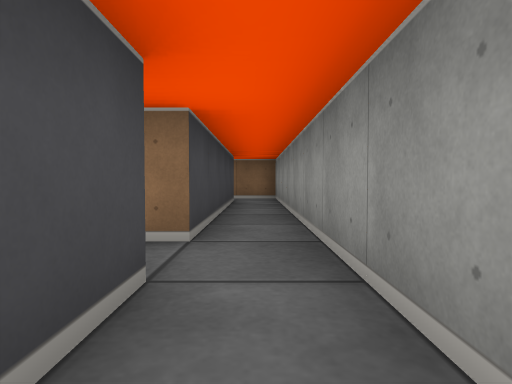
view 1 (above)

24 first-person views from a walk through a cub3D level. The camera is about half as high as the walls, tilts 2° down and sees 75° across. The floor is counted in squares. Each view is taken from the middle of a square. On the plan, view 1 faces up. The plan holds only what a view shows up to about 9 squares ahead; the rest is blank.

view 2
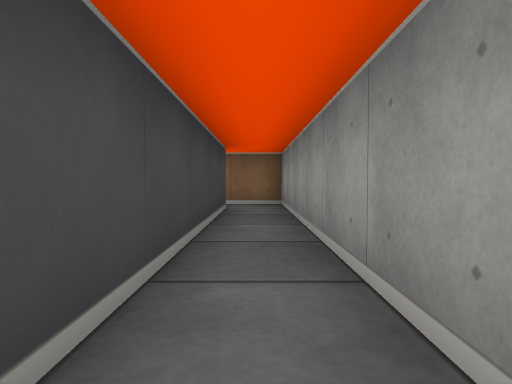

view 3
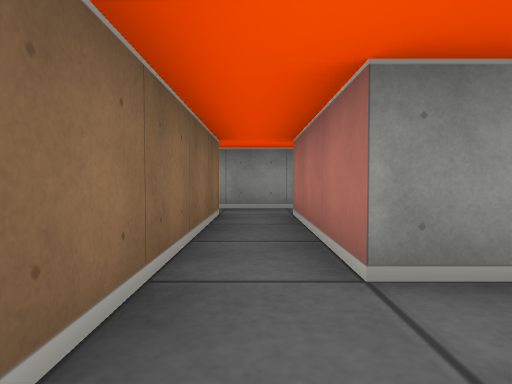

view 4
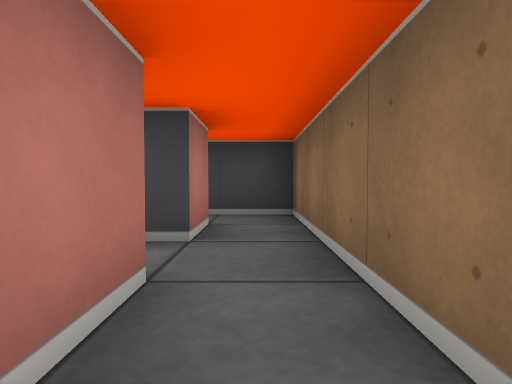

view 5
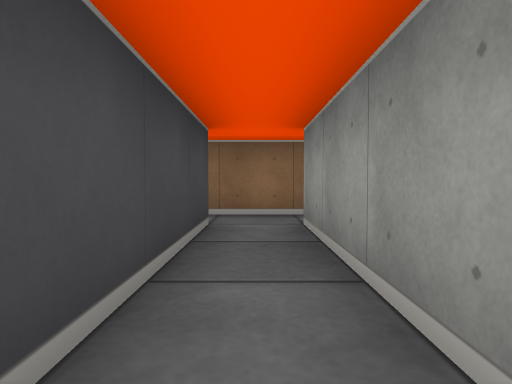

view 6
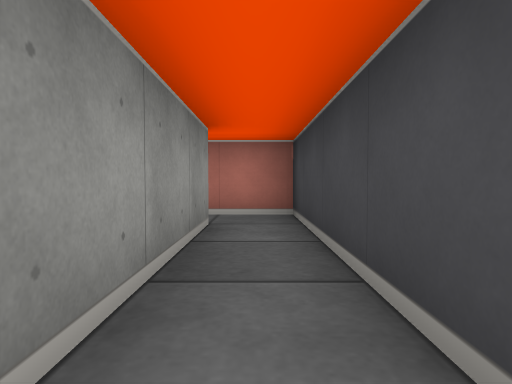

view 7
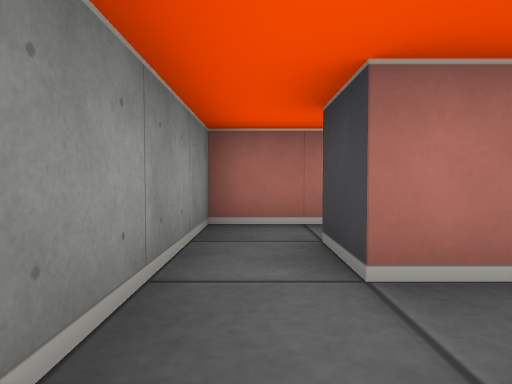

view 8
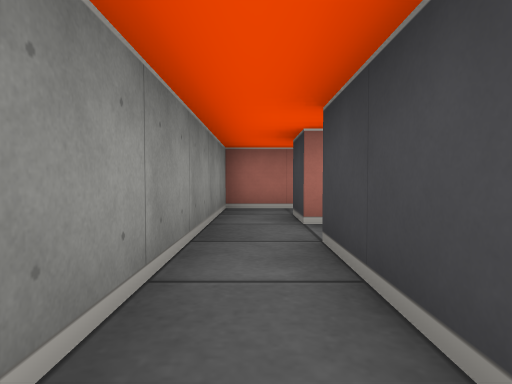

view 9
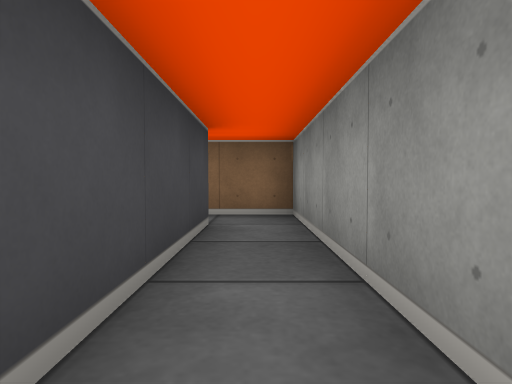

view 10
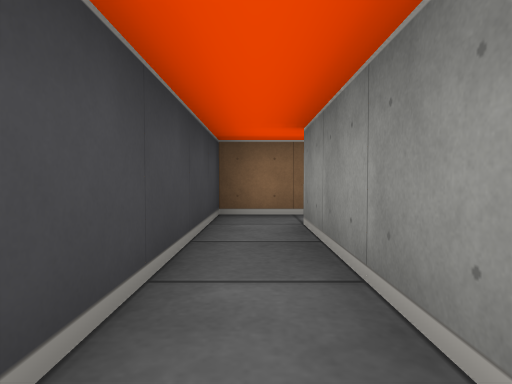

view 11
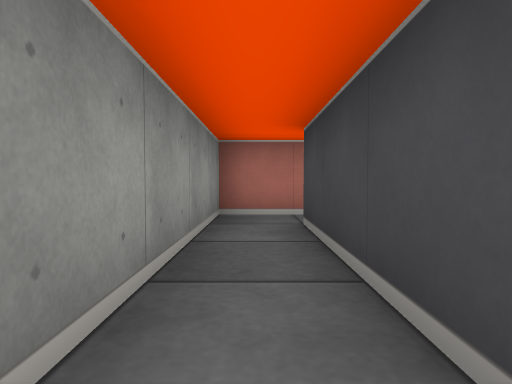

view 12
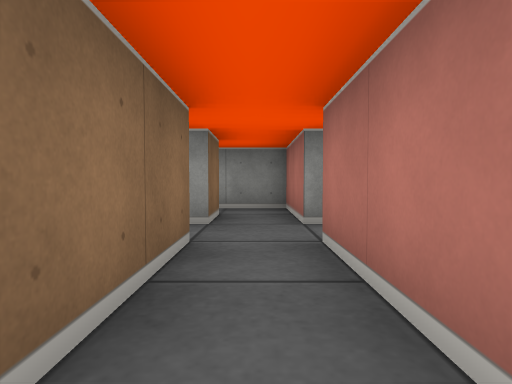

view 13
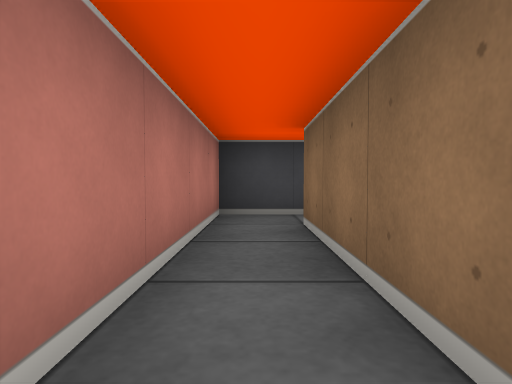

view 14
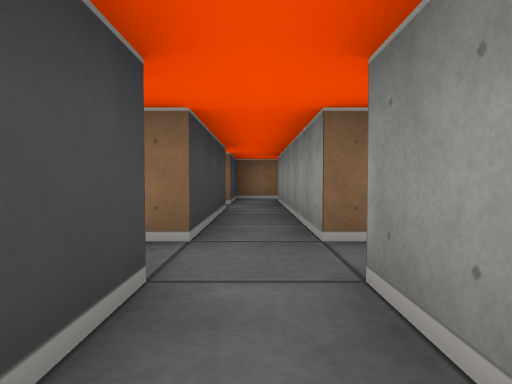

view 15
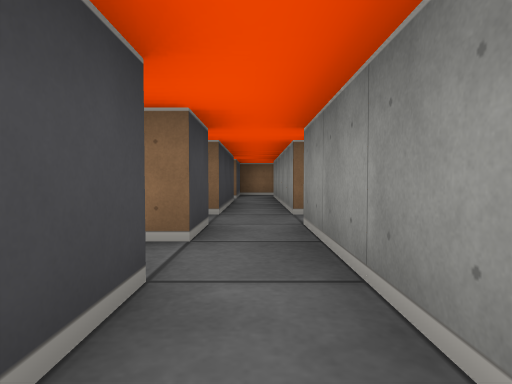

view 16
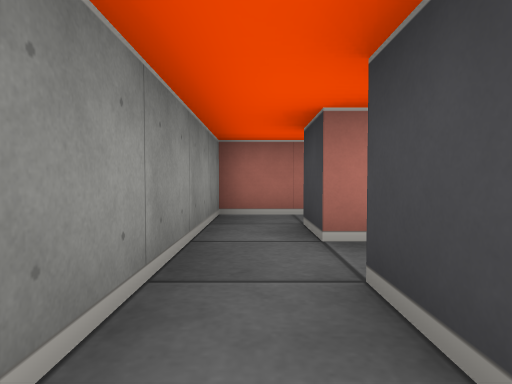

view 17
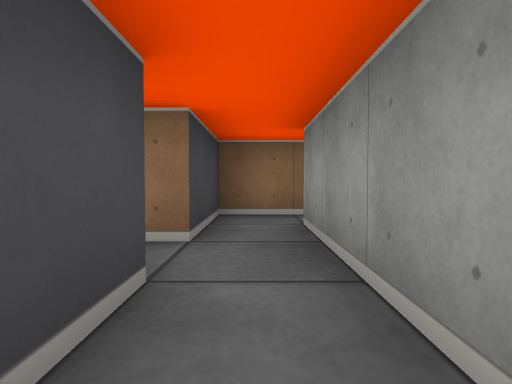

view 18
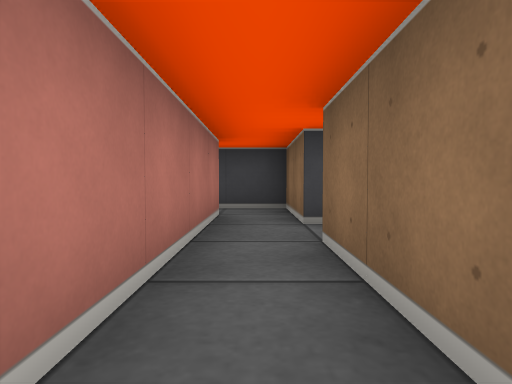

view 19
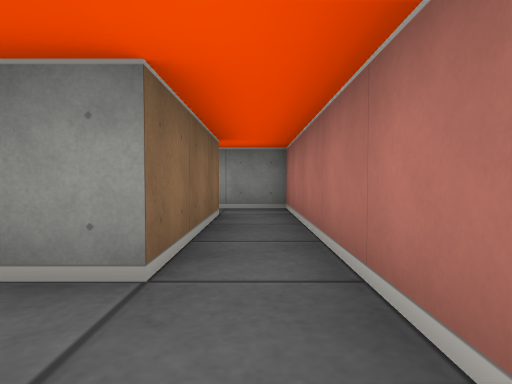

view 20
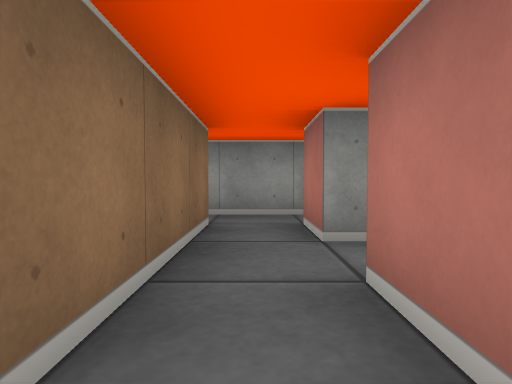

view 21
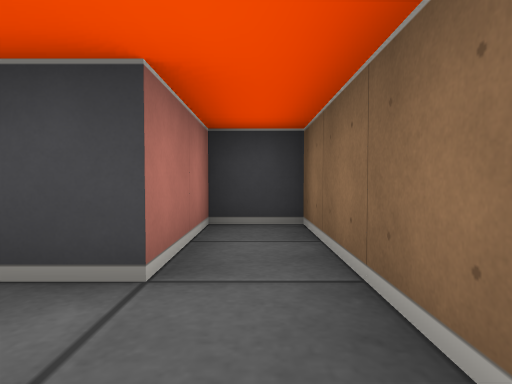

view 22
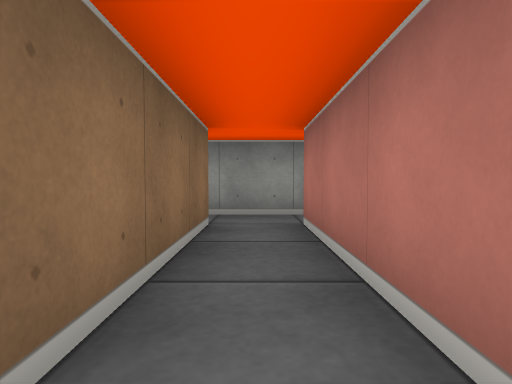

view 23
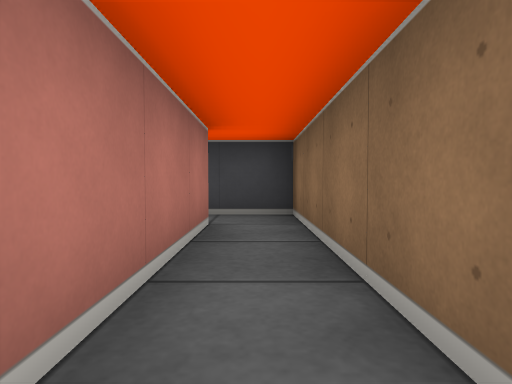

view 24
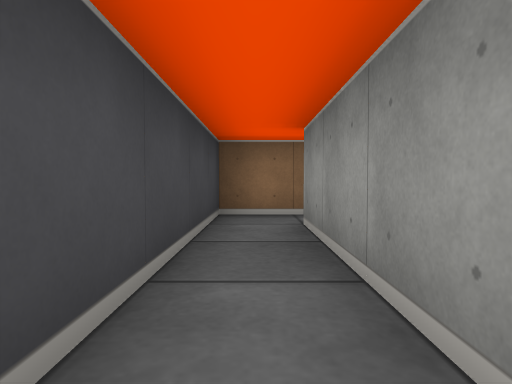

### Floor plan
Points are (right, up) in squares from view 1. A wall is a line through its corners. A room is listed if a view was taken in it or the views show most of it. See-through windows are left out.
Room 1 (view 1)
walls: (-0.8, -0.5) (0.5, -0.5) (0.5, 1.5); (-0.5, 1.5) (-0.5, 0.5)
ways out: opening at (0, 1) to room 2
Room 2 (views 2, 4, 7, 8, 9)
walls: (0.5, 1.5) (0.5, 7.5); (-0.5, 7.5) (-0.5, 2.5) (-3.5, 2.5); (-3.5, 1.5) (-0.5, 1.5)
ways out: opening at (0, 1) to room 1; opening at (-4, 2) to room 4; opening at (0, 7)
Room 3 (views 3, 10, 11)
walls: (-7.5, -2.5) (-5.5, -2.5) (-5.5, 1.5) (-4.5, 1.5); (-4.5, 2.5) (-6.5, 2.5) (-6.5, -1.5) (-7.5, -1.5)
ways out: opening at (-5, 2) to room 4; opening at (-7, -2) to room 5
Room 4 (views 5, 6)
walls: (-4.5, 1.5) (-4.5, -2.5) (-3.2, -2.5); (-3.5, -1.5) (-3.5, 1.5); (-3.5, 2.5) (-4.5, 2.5)
ways out: opening at (-4, 2) to room 2; opening at (-5, 2) to room 3; opening at (-3, -2)
Room 5 (views 12, 13, 16, 17, 21)
walls: (-7.5, -1.5) (-7.5, 3.5); (-9.5, 1.5) (-8.5, 1.5) (-8.5, -1.5) (-11.5, -1.5); (-8.5, 3.5) (-8.5, 2.5) (-9.5, 2.5); (-12.5, -1.2) (-12.5, -2.5) (-8.5, -2.5)
ways out: opening at (-7, -2) to room 3; opening at (-8, -3) to room 6; opening at (-9, 2) to room 9; opening at (-8, 3) to room 10; opening at (-12, -1)
Room 6 (views 14, 22, 23, 24)
walls: (-8.5, -2.5) (-8.5, -3.5) (-12.5, -3.5) (-12.5, -7.4); (-11.5, -7.4) (-11.5, -4.5) (-8.5, -4.5); (-7.5, -4.5) (-7.5, -2.5)
ways out: opening at (-8, -3) to room 5; opening at (-8, -5) to room 7
Room 7 (view 15)
walls: (-8.8, -6.5) (-7.5, -6.5) (-7.5, -4.5); (-8.5, -4.5) (-8.5, -5.5)
ways out: opening at (-8, -5) to room 6; opening at (-9, -6)
Room 8 (views 18, 19)
walls: (-2.5, 4.5) (-5.5, 4.5) (-5.5, 5.2); (-6.5, 4.5) (-7.5, 4.5); (-7.5, 3.5) (-1.5, 3.5) (-1.5, 4.6)
ways out: opening at (-7, 4) to room 10; opening at (-6, 5); opening at (-2, 5)
Room 9 (view 20)
walls: (-9.5, 2.5) (-12.5, 2.5) (-12.5, 1.5) (-10.5, 1.5)
ways out: opening at (-9, 2) to room 5; opening at (-10, 1)
Room 10 (no view inside)
walls: (-7.5, 4.5) (-8.5, 4.5) (-8.5, 3.5)
ways out: opening at (-8, 3) to room 5; opening at (-7, 4) to room 8

Where each view was taken, in squares from view 1:
view 1: 0 up, 0 right, facing up
view 2: 2 up, 0 right, facing up
view 3: 2 up, 5 left, facing right
view 4: 2 up, 2 left, facing left
view 5: 2 down, 4 left, facing up
view 6: 2 up, 4 left, facing down
view 7: 3 up, 0 right, facing down
view 8: 5 up, 0 right, facing down
view 9: 4 up, 0 right, facing up
view 10: 2 down, 6 left, facing up
view 11: 2 up, 6 left, facing down
view 12: 2 down, 11 left, facing right
view 13: 2 down, 8 left, facing left
view 14: 4 down, 8 left, facing up
view 15: 6 down, 8 left, facing up
view 16: 2 down, 8 left, facing down
view 17: 0 up, 8 left, facing up
view 18: 4 up, 3 left, facing left
view 19: 4 up, 7 left, facing right
view 20: 2 up, 12 left, facing right
view 21: 2 up, 9 left, facing left
view 22: 4 down, 12 left, facing right
view 23: 4 down, 8 left, facing left
view 24: 8 down, 12 left, facing up
